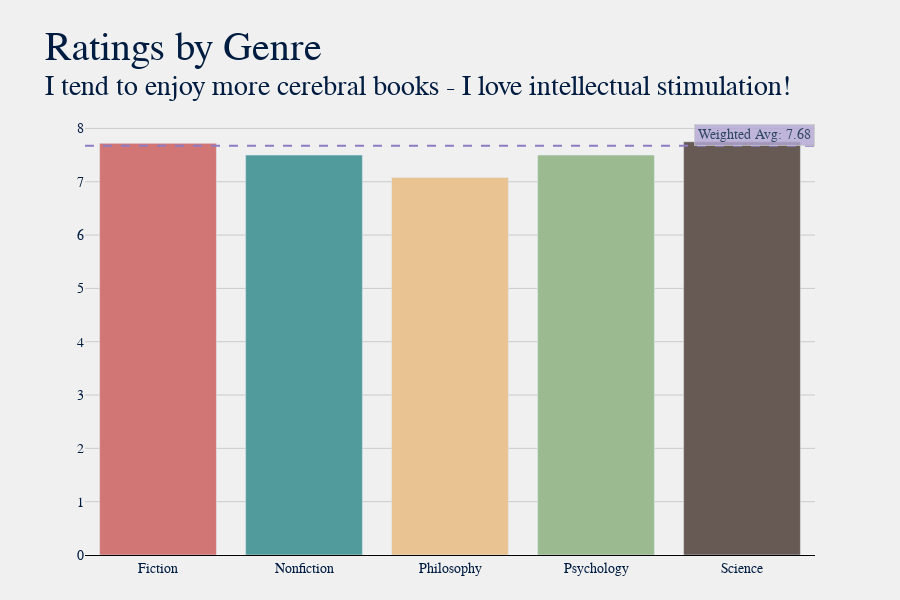

The code cell stored with this chart in its notebook:
### Markdown cell above
### How do I rate what I've read?

I tend to base my ratings on how gripped I am whilst reading. There are many books whose content/plot might not have interested me as much, but the author's prose and writing style intrigued me (e.g. Haruki Murakami's novels). Conversely, there are also a lot of books where the content is right up my alley, but it's written in more of a straight-forward way (mostly science books).

### Code cell
dfr = df.groupby('Genre')['Rating'].mean().reset_index().round(2)
dfr['Total'] = df.groupby('Genre')['Title'].count().reset_index(drop=True)

title = "Ratings by Genre"
sub = f"I tend to enjoy more cerebral books - I love intellectual stimulation!"
plot.gen_bar_graph(dfr, 'Genre', title, sub, avg=True, w_avg='Rating')

### Figure 1 — Plotly figure (JSON) as saved in the notebook; plotly's stock layout.template omitted (floating-point values rounded to 4 significant figures)
{"data": [{"customdata": [["125", "Rating"], ["12", "Rating"], ["6", "Rating"], ["1", "Rating"], ["6", "Rating"]], "hovertemplate": "<b>%{x} Books</b>: %{customdata[0]}<br><b>Avg. %{customdata[1]}</b>: %{y}", "marker": {"color": ["#d27575", "#529b9c", "#eac392", "#9cba8f", "#675a55", "#d27575", "#529b9c", "#eac392", "#9cba8f", "#675a55", "#d27575", "#529b9c", "#eac392", "#9cba8f", "#675a55", "#d27575", "#529b9c", "#eac392", "#9cba8f", "#675a55", "#d27575", "#529b9c", "#eac392", "#9cba8f", "#675a55"]}, "name": "", "type": "bar", "x": ["Fiction", "Nonfiction", "Philosophy", "Psychology", "Science"], "y": [7.72, 7.5, 7.08, 7.5, 7.75]}], "layout": {"annotations": [{"bgcolor": "#b4a7d6", "bordercolor": "#c7c7c7", "borderpad": 3, "borderwidth": 1, "opacity": 0.8, "showarrow": false, "text": "Weighted Avg: 7.68", "x": 1, "xanchor": "right", "xref": "x domain", "y": 7.677, "yanchor": "bottom", "yref": "y"}], "barmode": "group", "font": {"color": "#001c40", "family": "Baskerville", "size": 14}, "height": 600, "hoverlabel": {"font": {"size": 16}}, "margin": {"b": 45, "l": 85, "r": 85, "t": 120}, "paper_bgcolor": "#f0f0f0", "plot_bgcolor": "#f0f0f0", "shapes": [{"line": {"color": "#8e7cc3", "dash": "dash", "width": 2}, "type": "line", "x0": 0, "x1": 1, "xref": "x domain", "y0": 7.677, "y1": 7.677, "yref": "y"}], "showlegend": false, "title": {"font": {"color": "#001c40", "family": "Baskerville, Bold", "size": 40}, "text": "Ratings by Genre<br><sup>I tend to enjoy more cerebral books - I love intellectual stimulation!"}, "xaxis": {"gridcolor": "#cbcbcb", "linecolor": "black", "showgrid": false, "showline": true, "title": {}, "zerolinewidth": 1}, "yaxis": {"gridcolor": "#cbcbcb", "linecolor": "black", "showgrid": true, "showline": false, "showticklabels": true, "title": {}, "zerolinewidth": 1}, "yaxis2": {"gridcolor": "#cbcbcb", "linecolor": "black", "showgrid": true, "showline": false, "showticklabels": true, "zerolinewidth": 1}}}
